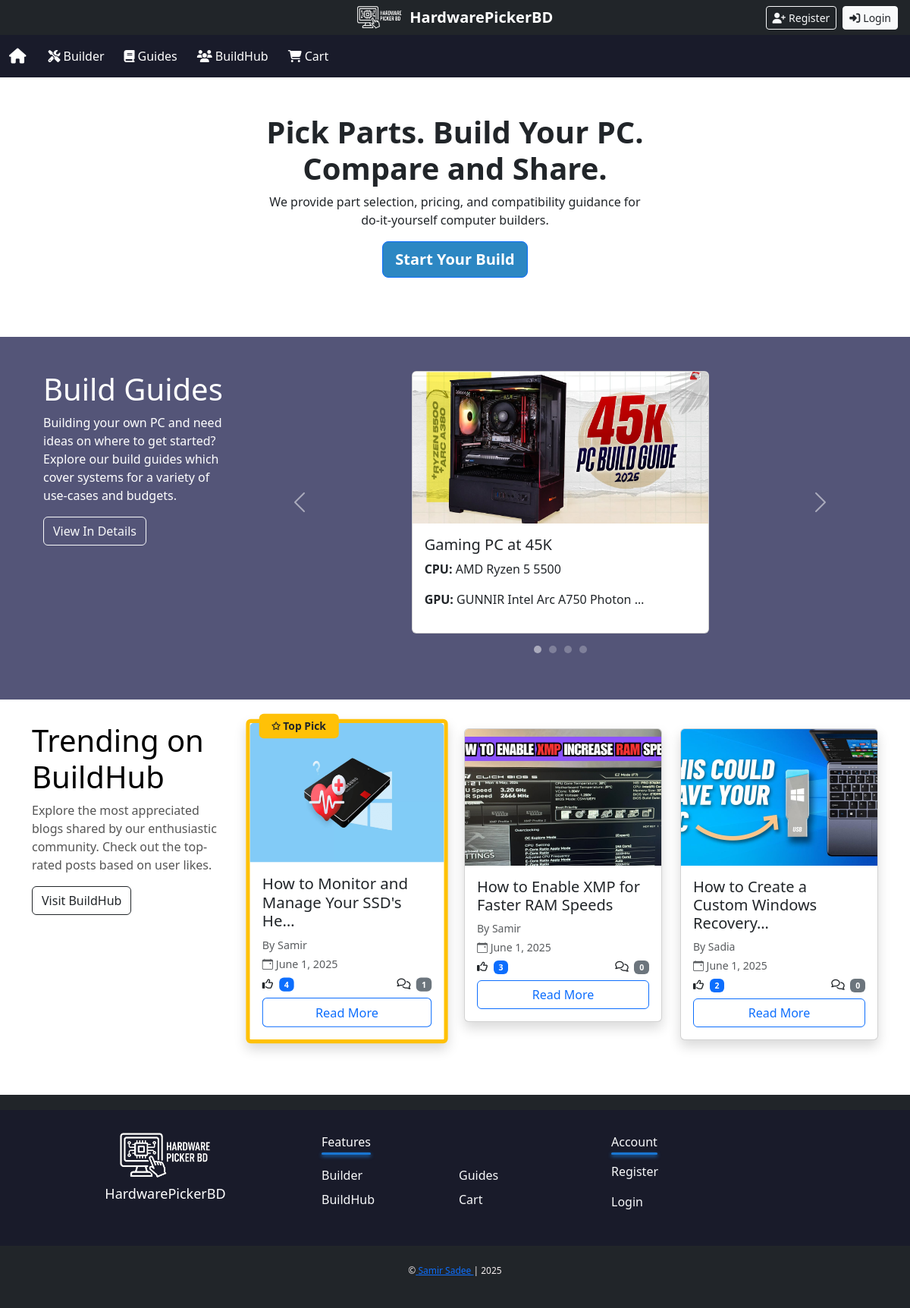
The app's page /, older data.
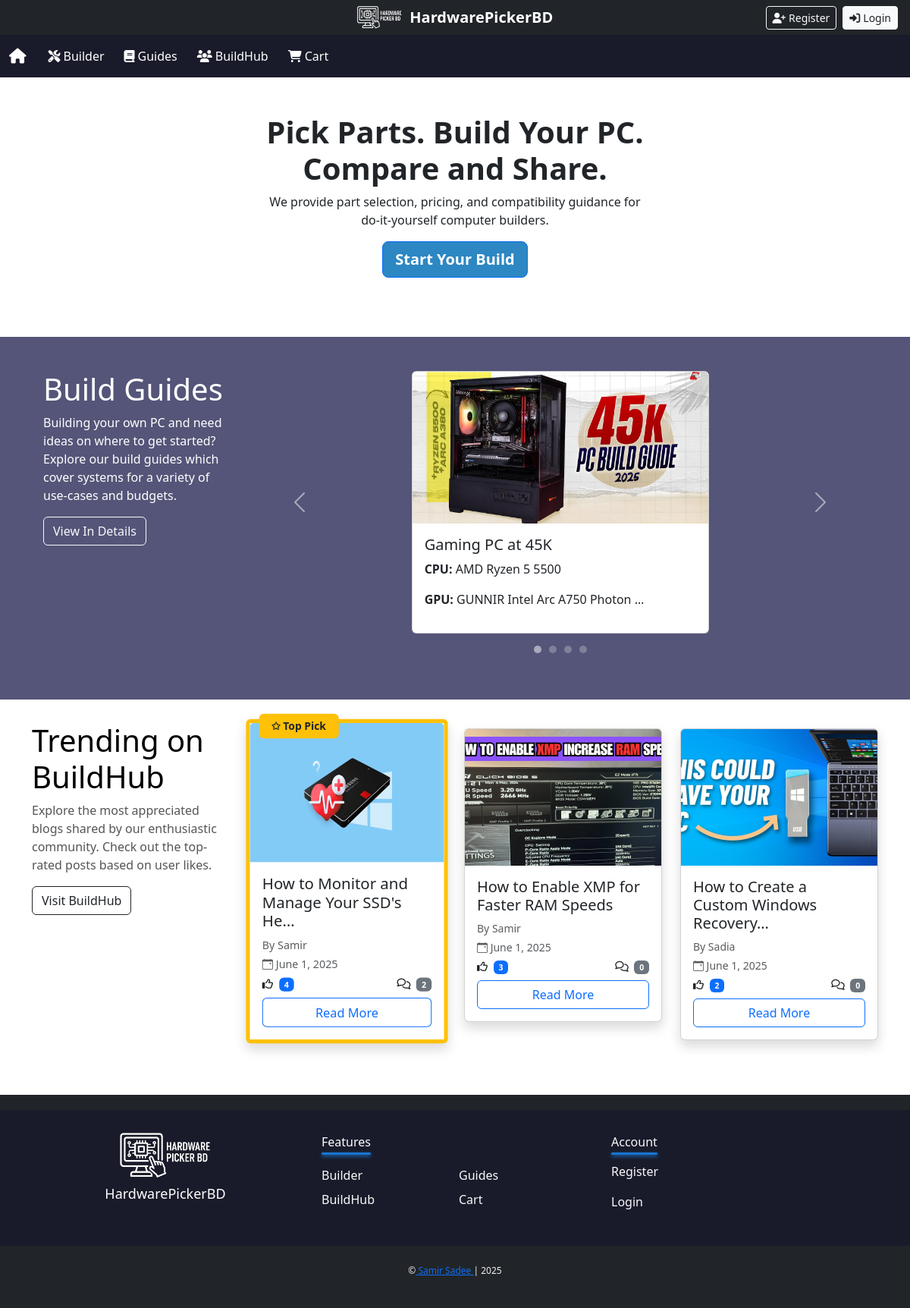
The same page, newer data.
### buildhub/models.py (models this page shows, shortened)
class BlogPost(models.Model):
    display_image= models.ImageField(upload_to='blog_images/',null=True,blank=True)
    title = models.CharField(max_length=200)
    content = models.TextField()
    author = models.ForeignKey(User, on_delete=models.CASCADE)
    created = models.DateTimeField(auto_now_add=True)
    updated = models.DateTimeField(auto_now=True)

### djangoProject2/views.py (the view)
# urls.py: path('', views.home, name='home'),
def home(request):
    guides = Guides.objects.all()
    top_blogs = BlogPost.objects.annotate(like_count=Count('likes')).order_by('-like_count')[:3]
    return render(request, 'main/home.html', {
        'guides': guides,
        'top_blogs': top_blogs,
    })

### templates/main/home.html (shortened to what the changed rows need)
{% extends 'base.html' %}
{% load static %}
{% block content %}
<section>
  <div class="container">
    <div class="build text-center py-5">
      <h1>Pick Parts. Build Your PC. <br> Compare and Share.</h1>
    </div>
  </div>
</section>
<section>
<div class="guide">
  <div class="container">
    <div class="row gx-4">
      <div class="col-md-3 mb-4">
        <h1 style="color: #fff;">Build Guides</h1>
      </div>
    </div>
  </div>
</div>
</section>
<section class="mb-5 pb-4">
  <div class="container">
    <div class="row gx-4 align-items-start">
      <div class="col-md-3 mb-4">
        <h1 style="color: #000;">Trending on BuildHub</h1>
      </div>
      <div class="col-md-9 position-relative">
  <div class="row g-4">
    {% for blog in top_blogs %}
    <div class="col-md-6 col-lg-4 {% if not forloop.first %}pt-2{% endif %}">
      <div class="card shadow {% if forloop.first %}border border-5 border-warning{% endif %}" style="{% if forloop.first %}transform: scale(1.02); transition: transform 0.3s ease;{% endif %}">
        {% if forloop.first %}
        <div class="bg-warning text-dark" style="
          position: absolute;
          top: -12px;
          left: 12px;
          transform: none;
          font-weight: bold;
          font-size: 0.85rem;
          padding: 6px 16px;
          border-radius: 6px;
          z-index: 10;
          display: flex;
          justify-content: left;
          align-items: center;
          min-width: 90px;
          white-space: nowrap;
          text-align: center;">
          ✩ Top Pick
        </div>
        {% endif %}
        {% if blog.display_image %}
        <img src="{{ blog.display_image.url }}" class="card-img-top"
             alt="{{ blog.title }}" style="height: 180px; object-fit: cover;">
        {% endif %}
        <div class="card-body">
          <h5 class="card-title">{{ blog.title|truncatechars:40 }}</h5>
          <p class="card-text text-muted small mb-1">By {{ blog.author.username }}</p>
          <p class="card-text text-muted small mb-1">
            <i class="bi bi-calendar-event"></i> {{ blog.created|date:"F j, Y" }}
          </p>
          <p class="card-text small mb-2 d-flex justify-content-between">
              <span>
                <i class="fa-regular fa-thumbs-up"></i>
                <span class="badge bg-primary ms-1">{{ blog.likes.count }}</span>
              </span>
              <span>
                <i class="fa-regular fa-comments"></i>
                <span class="badge bg-secondary ms-1">{{ blog.comment_set.count }}</span>
              </span>
            </p>
          <a href="{% url 'blog_details' blog.id %}" class="btn btn-outline-primary w-100">Read More</a>
        </div>
      </div>
    </div>
    {% endfor %}
  </div>
</div>
    </div>
  </div>
</section>
{% endblock %}

Row changes from the older to the newer data that the page shows:
changed BlogPost "How to Monitor and Manage Your SSD's He…": comment_set.count "1" → "2"
